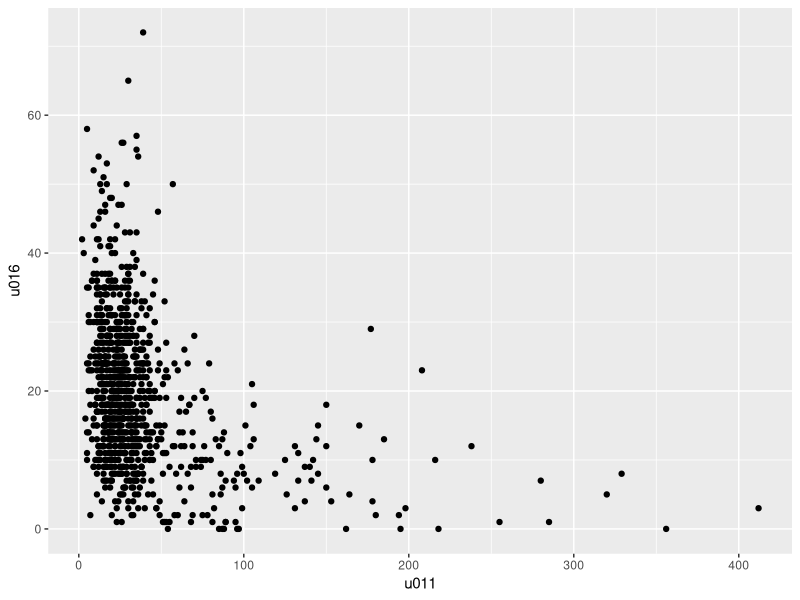
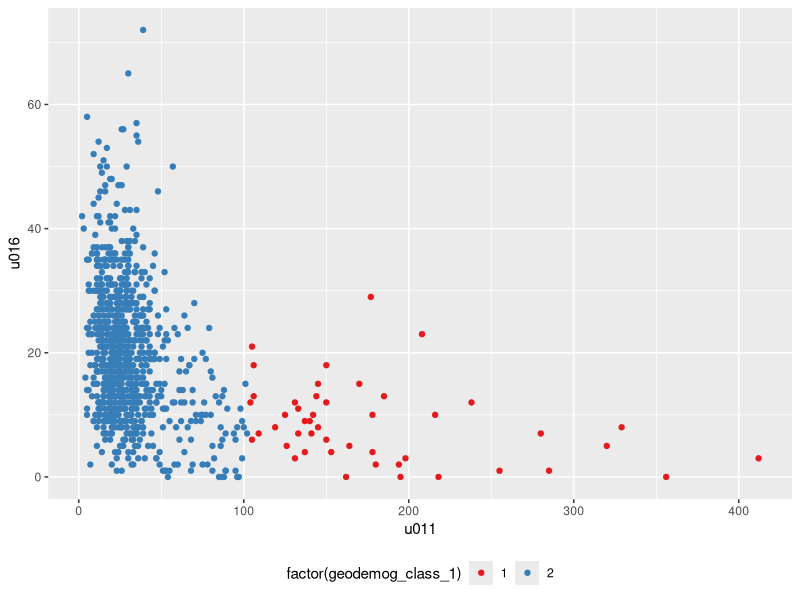
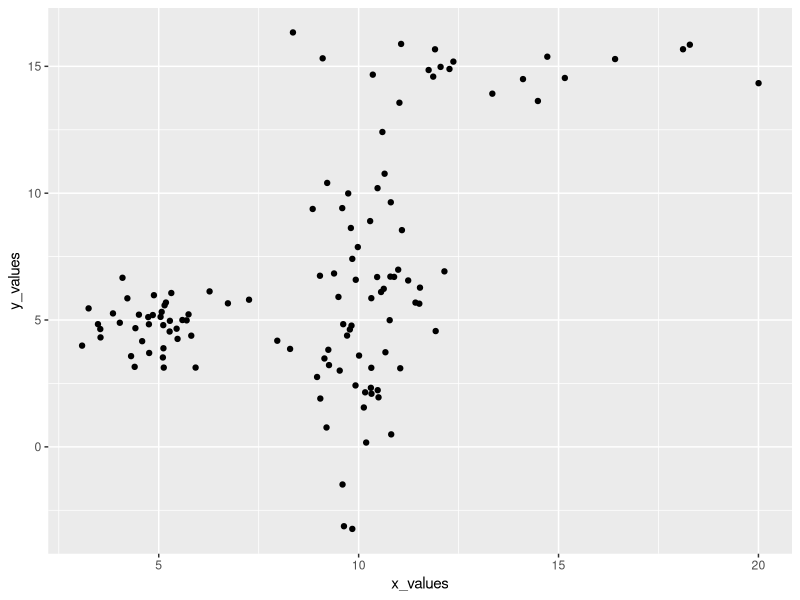
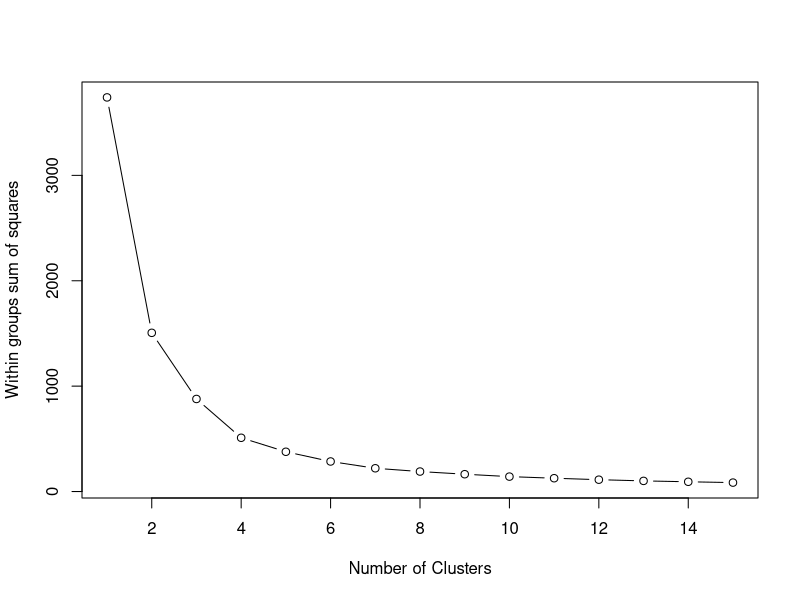

Write the R code that produced these figures, in order.
##########
# Example for Practical 8
# Author: Stefano De Sabbata
# Date: 24 Septemnber 2019
# Licensed under the GNU General Public License v3.0 https://www.gnu.org/licenses/gpl-3.0.html
##########

library(tidyverse)

# Load 2011 Output Area Classification data -------------------------------

# The line below will work for Practical 8, if the data is in your R project folder
#leicester_2011OAC <- read_csv("2011_OAC_Raw_uVariables_Leicester.csv")

# The line below will work if you are working from the main repository
leicester_2011OAC <- read_csv("Data/2011_OAC_Raw_uVariables_Leicester.csv")


# Example 1 ---------------------------------------------------------------

# k-means on two variables

# Step 1: plot

leicester_2011OAC %>%
  ggplot(
    aes(
      x = u011, 
      y = u016, 
    )
  )+
  geom_point()

# Step 2: cluster

geodemog_class_1 <- leicester_2011OAC %>%
  select(u011, u016) %>%
  kmeans(centers=2, iter.max=50)

leicester_my_geodemo <- leicester_2011OAC %>%
  add_column(geodemog_class_1 = geodemog_class_1$cluster)

# Step 3: plot result

leicester_my_geodemo %>%
  ggplot(aes(
    x = u011, y = u016, 
    colour = factor(geodemog_class_1))) +
  geom_point() +
  theme(legend.position = "bottom") +
  scale_color_brewer(palette = "Set1")


# Example 2 ---------------------------------------------------------------

# Finding the optimal number of clusters

data_to_cluster <- data.frame(
  x_values = c(rnorm(40, 5, 1), rnorm(60, 10, 1), rnorm(20, 12, 3)),
  y_values = c(rnorm(40, 5, 1), rnorm(60, 5, 3), rnorm(20, 15, 1))
  )


data_to_cluster %>%
  ggplot(
    aes(
      x = x_values, 
      y = y_values, 
    )
  )+
  geom_point()

# Number of samples per k
bootstrap_n <- 1000

# k values to be taken into account
within_sum_squares <- rep(0,15)

# Value for k = 1 (only one cluster)
within_sum_squares[1] <- (nrow(data_to_cluster)-1)*sum(apply(data_to_cluster,2,var))

for (i in 2:15){
  print(i)
  # Bootstrapping
  # calculated k-means the number of time specified by bootstrap_n
  within_sum_squares_bootstrap <- c()
  for (x in 1:bootstrap_n){
    # create the vector containing WCSS per each time k-means is calculated
    within_sum_squares_bootstrap <- c(
      within_sum_squares_bootstrap,
      # Sum within-cluster sum of squares
      # from each cluster
      sum(
        kmeans(
          data_to_cluster, 
          centers=i, iter.max=50
        )$withinss #within-cluster sum of squares
      )
    )
  }
  # take the minimum 
  within_sum_squares[i] <- min(within_sum_squares_bootstrap)
}

# Plot
plot(1:15, within_sum_squares[1:15], type="b", xlab="Number of Clusters", ylab="Within groups sum of squares", xlim=c(1,15))

